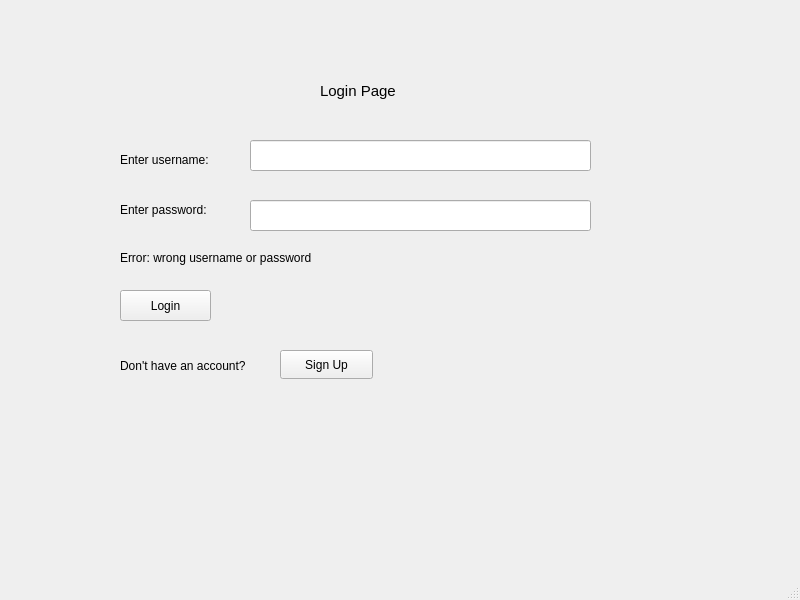
<?xml version="1.0" encoding="UTF-8"?>
<ui version="4.0">
 <class>LoginWindow</class>
 <widget class="QMainWindow" name="LoginWindow">
  <property name="geometry">
   <rect>
    <x>0</x>
    <y>0</y>
    <width>800</width>
    <height>600</height>
   </rect>
  </property>
  <property name="windowTitle">
   <string>LoginWindow</string>
  </property>
  <widget class="QWidget" name="centralwidget">
   <widget class="QLabel" name="LoginPageLabel">
    <property name="geometry">
     <rect>
      <x>320</x>
      <y>70</y>
      <width>81</width>
      <height>41</height>
     </rect>
    </property>
    <property name="styleSheet">
     <string notr="true">QLabel{
font-size:15px;
}</string>
    </property>
    <property name="text">
     <string>Login Page</string>
    </property>
   </widget>
   <widget class="QLabel" name="LoginNameLabel">
    <property name="geometry">
     <rect>
      <x>120</x>
      <y>150</y>
      <width>121</width>
      <height>20</height>
     </rect>
    </property>
    <property name="text">
     <string>Enter username: </string>
    </property>
   </widget>
   <widget class="QLineEdit" name="LoginNameLEdit">
    <property name="geometry">
     <rect>
      <x>250</x>
      <y>140</y>
      <width>341</width>
      <height>31</height>
     </rect>
    </property>
   </widget>
   <widget class="QLabel" name="LoginPassLabel">
    <property name="geometry">
     <rect>
      <x>120</x>
      <y>200</y>
      <width>111</width>
      <height>20</height>
     </rect>
    </property>
    <property name="text">
     <string>Enter password:</string>
    </property>
   </widget>
   <widget class="QLineEdit" name="LoginPassLEdit">
    <property name="geometry">
     <rect>
      <x>250</x>
      <y>200</y>
      <width>341</width>
      <height>31</height>
     </rect>
    </property>
    <property name="echoMode">
     <enum>QLineEdit::Password</enum>
    </property>
   </widget>
   <widget class="QPushButton" name="LoginPshButtom">
    <property name="geometry">
     <rect>
      <x>120</x>
      <y>290</y>
      <width>91</width>
      <height>31</height>
     </rect>
    </property>
    <property name="text">
     <string>Login</string>
    </property>
   </widget>
   <widget class="QLabel" name="label_4">
    <property name="geometry">
     <rect>
      <x>120</x>
      <y>350</y>
      <width>161</width>
      <height>31</height>
     </rect>
    </property>
    <property name="text">
     <string>Don't have an account? </string>
    </property>
   </widget>
   <widget class="QPushButton" name="SignUpPshButton">
    <property name="geometry">
     <rect>
      <x>280</x>
      <y>350</y>
      <width>93</width>
      <height>29</height>
     </rect>
    </property>
    <property name="text">
     <string>Sign Up</string>
    </property>
   </widget>
   <widget class="QLabel" name="LoginErrorLabel">
    <property name="geometry">
     <rect>
      <x>120</x>
      <y>250</y>
      <width>241</width>
      <height>16</height>
     </rect>
    </property>
    <property name="text">
     <string>Error: wrong username or password</string>
    </property>
   </widget>
  </widget>
  <widget class="QMenuBar" name="menubar">
   <property name="geometry">
    <rect>
     <x>0</x>
     <y>0</y>
     <width>800</width>
     <height>25</height>
    </rect>
   </property>
  </widget>
  <widget class="QStatusBar" name="statusbar"/>
 </widget>
 <resources/>
 <connections/>
</ui>
